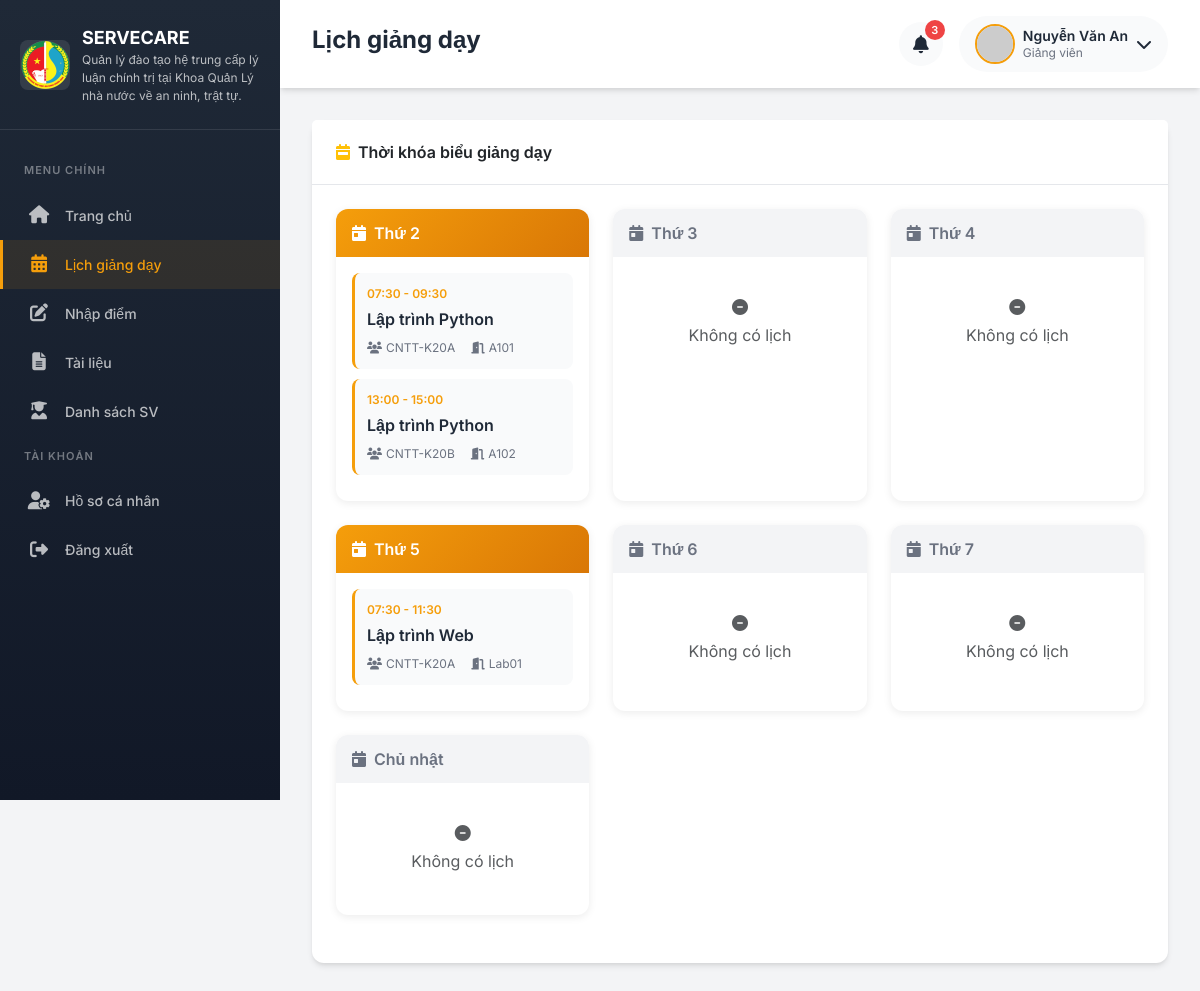
/lecturer/schedule (signed in), run on the app's committed database.
### app/models.py (models this page shows, shortened)
class User(UserMixin, db.Model):
    __tablename__ = 'users'
    id = db.Column(db.Integer, primary_key=True)
    username = db.Column(db.String(64), unique=True, nullable=False, index=True)
    email = db.Column(db.String(120), unique=True, nullable=False, index=True)
    password_hash = db.Column(db.String(256), nullable=False)
    role = db.Column(db.String(20), nullable=False, default='student')  # admin, lecturer, student
    avatar = db.Column(db.String(200), default='default_avatar.png')
    is_active = db.Column(db.Boolean, default=True)
    created_at = db.Column(db.DateTime, default=datetime.utcnow)
    updated_at = db.Column(db.DateTime, default=datetime.utcnow, onupdate=datetime.utcnow)
    student = db.relationship('Student', backref='user', uselist=False, lazy=True)
    lecturer = db.relationship('Lecturer', backref='user', uselist=False, lazy=True)
    def is_admin(self):
        return self.role == 'admin'
    def is_lecturer(self):
        return self.role == 'lecturer'
    def get_display_name(self):
        if self.role == 'student' and self.student:
            return self.student.full_name
        elif self.role == 'lecturer' and self.lecturer:
            return self.lecturer.full_name
        return self.username

class Lecturer(db.Model):
    __tablename__ = 'lecturers'
    id = db.Column(db.Integer, primary_key=True)
    user_id = db.Column(db.Integer, db.ForeignKey('users.id'), nullable=False)
    lecturer_code = db.Column(db.String(20), unique=True, nullable=False)
    full_name = db.Column(db.String(100), nullable=False)
    department = db.Column(db.String(100))  # Khoa/Bộ môn
    expertise = db.Column(db.String(200))   # Chuyên môn
    phone = db.Column(db.String(15))
    degree = db.Column(db.String(50))  # Học vị: ThS, TS, PGS, GS
    created_at = db.Column(db.DateTime, default=datetime.utcnow)
    advised_classes = db.relationship('Classroom', backref='advisor', lazy='dynamic',
                                       foreign_keys='Classroom.advisor_id')
    schedules = db.relationship('Schedule', backref='lecturer', lazy='dynamic')
    materials = db.relationship('Material', backref='uploader', lazy='dynamic')
    evaluations = db.relationship('Evaluation', backref='lecturer', lazy='dynamic')

class Schedule(db.Model):
    __tablename__ = 'schedules'
    id = db.Column(db.Integer, primary_key=True)
    subject_id = db.Column(db.Integer, db.ForeignKey('subjects.id'), nullable=False)
    lecturer_id = db.Column(db.Integer, db.ForeignKey('lecturers.id'), nullable=False)
    class_id = db.Column(db.Integer, db.ForeignKey('classrooms.id'), nullable=False)
    room_name = db.Column(db.String(50))  # Phòng học VD: A101, B202
    day_of_week = db.Column(db.Integer)   # 0=Thứ 2, 1=Thứ 3, ..., 6=Chủ nhật
    start_time = db.Column(db.Time)       # Giờ bắt đầu
    end_time = db.Column(db.Time)         # Giờ kết thúc
    semester = db.Column(db.String(20))   # VD: HK1-2024, HK2-2024
    start_date = db.Column(db.Date)       # Ngày bắt đầu học kỳ
    end_date = db.Column(db.Date)         # Ngày kết thúc học kỳ
    created_at = db.Column(db.DateTime, default=datetime.utcnow)
    DAY_NAMES = ['Thứ 2', 'Thứ 3', 'Thứ 4', 'Thứ 5', 'Thứ 6', 'Thứ 7', 'Chủ nhật']

class Subject(db.Model):
    __tablename__ = 'subjects'
    id = db.Column(db.Integer, primary_key=True)
    code = db.Column(db.String(20), unique=True, nullable=False)
    name = db.Column(db.String(100), nullable=False)
    credits = db.Column(db.Integer, nullable=False, default=3)
    description = db.Column(db.Text)
    theory_hours = db.Column(db.Integer, default=30)  # Số giờ lý thuyết
    practice_hours = db.Column(db.Integer, default=15)  # Số giờ thực hành
    created_at = db.Column(db.DateTime, default=datetime.utcnow)
    schedules = db.relationship('Schedule', backref='subject', lazy='dynamic')
    grades = db.relationship('Grade', backref='subject', lazy='dynamic')
    materials = db.relationship('Material', backref='subject', lazy='dynamic')

class Classroom(db.Model):
    __tablename__ = 'classrooms'
    id = db.Column(db.Integer, primary_key=True)
    name = db.Column(db.String(50), unique=True, nullable=False)
    major_id = db.Column(db.Integer, db.ForeignKey('majors.id'))
    advisor_id = db.Column(db.Integer, db.ForeignKey('lecturers.id'))  # Cố vấn học tập
    academic_year = db.Column(db.String(20))  # Niên khóa VD: 2020-2024
    created_at = db.Column(db.DateTime, default=datetime.utcnow)
    students = db.relationship('Student', backref='classroom', lazy='dynamic')
    schedules = db.relationship('Schedule', backref='classroom', lazy='dynamic')

### app/routes/lecturer.py (the view)
@lecturer_bp.route('/schedule')
@login_required
@lecturer_required
def schedule():
    lecturer = current_user.lecturer
    schedules = Schedule.query.filter_by(lecturer_id=lecturer.id).order_by(
        Schedule.day_of_week, Schedule.start_time
    ).all() if lecturer else []
    schedule_by_day = {}
    for s in schedules:
        day = s.day_of_week
        if day not in schedule_by_day:
            schedule_by_day[day] = []
        schedule_by_day[day].append(s)
    return render_template('lecturer/schedule.html',
                           schedules=schedules,
                           schedule_by_day=schedule_by_day)

### app/templates/lecturer/schedule.html (shortened to what this page needs)
{% extends "base.html" %}
{% block page_title %}Lịch giảng dạy{% endblock %}
{% block content %}
<div class="card fade-in">
    <div class="card-header">
        <i class="fas fa-calendar-week me-2 text-warning"></i>Thời khóa biểu giảng dạy
    </div>
    <div class="card-body">
        <div class="schedule-grid">
            {% set days = ['Thứ 2', 'Thứ 3', 'Thứ 4', 'Thứ 5', 'Thứ 6', 'Thứ 7', 'Chủ nhật'] %}
            <div class="row">
                {% for i in range(7) %}
                <div class="col-md-6 col-lg-4 mb-4">
                    <div class="day-card">
                        <div class="day-header {% if schedule_by_day.get(i) %}has-schedule{% endif %}">
                            <i class="fas fa-calendar-day me-2"></i>{{ days[i] }}
                        </div>
                        <div class="day-content">
                            {% if schedule_by_day.get(i) %}
                                {% for s in schedule_by_day.get(i) %}
                                <div class="schedule-item">
                                    <div class="schedule-time">
                                        {{ s.start_time.strftime('%H:%M') }} - {{ s.end_time.strftime('%H:%M') }}
                                    </div>
                                    <div class="schedule-subject">{{ s.subject.name if s.subject else '-' }}</div>
                                    <div class="schedule-info">
                                        <span><i class="fas fa-users me-1"></i>{{ s.classroom.name if s.classroom else '-' }}</span>
                                        <span><i class="fas fa-door-open me-1"></i>{{ s.room_name }}</span>
                                    </div>
                                </div>
                                {% endfor %}
                            {% else %}
                                <div class="no-schedule text-muted">
                                    <i class="fas fa-minus-circle"></i>
                                    <span>Không có lịch</span>
                                </div>
                            {% endif %}
                        </div>
                    </div>
                </div>
                {% endfor %}
            </div>
        </div>
    </div>
</div>
{% endblock %}

### app/templates/base.html (shortened to what this page needs)
<!DOCTYPE html>
<html lang="vi">
<head>
    <link href="https://cdn.jsdelivr.net/npm/bootstrap@5.3.2/dist/css/bootstrap.min.css" rel="stylesheet">
    <link href="https://cdnjs.cloudflare.com/ajax/libs/font-awesome/6.5.1/css/all.min.css" rel="stylesheet">
</head>
<body>
    {% if current_user.is_authenticated %}
    <aside class="sidebar">
        <div class="sidebar-header">
            <a href="{{ url_for('main.index') }}" class="sidebar-brand">
                <img src="{{ url_for('static', filename='images/logo.png') }}" alt="Logo" class="sidebar-logo">
                <div class="sidebar-brand-text">
                    {{ app_short_name }}
                    <small>Quản lý đào tạo hệ trung cấp lý luận chính trị tại Khoa Quản Lý nhà nước về an ninh, trật tự.
</small>
                </div>
            </a>
        </div>
        <nav class="sidebar-menu">
            <div class="menu-label">Menu chính</div>
            {% if current_user.is_admin() %}
            <a href="{{ url_for('admin.dashboard') }}" class="menu-item {% if request.endpoint == 'admin.dashboard' %}active{% endif %}">
                <i class="fas fa-chart-pie"></i>
                <span>Dashboard</span>
            </a>
            <a href="{{ url_for('admin.students') }}" class="menu-item {% if 'student' in request.endpoint %}active{% endif %}">
                <i class="fas fa-user-graduate"></i>
                <span>Quản lý Sinh viên</span>
            </a>
            <a href="{{ url_for('admin.lecturers') }}" class="menu-item {% if 'lecturer' in request.endpoint %}active{% endif %}">
                <i class="fas fa-chalkboard-teacher"></i>
                <span>Quản lý Giảng viên</span>
            </a>
            <a href="{{ url_for('admin.majors') }}" class="menu-item {% if 'major' in request.endpoint %}active{% endif %}">
                <i class="fas fa-book-open"></i>
                <span>Quản lý Ngành học</span>
            </a>
            <a href="{{ url_for('admin.classrooms') }}" class="menu-item {% if 'classroom' in request.endpoint %}active{% endif %}">
                <i class="fas fa-users"></i>
                <span>Quản lý Lớp học</span>
            </a>
            <a href="{{ url_for('admin.subjects') }}" class="menu-item {% if 'subject' in request.endpoint %}active{% endif %}">
                <i class="fas fa-book"></i>
                <span>Quản lý Môn học</span>
            </a>
            <a href="{{ url_for('admin.schedules') }}" class="menu-item {% if 'schedule' in request.endpoint %}active{% endif %}">
                <i class="fas fa-calendar-alt"></i>
                <span>Quản lý Lịch học</span>
            </a>
            {% elif current_user.is_lecturer() %}
            <a href="{{ url_for('lecturer.dashboard') }}" class="menu-item {% if request.endpoint == 'lecturer.dashboard' %}active{% endif %}">
                <i class="fas fa-home"></i>
                <span>Trang chủ</span>
            </a>
            <a href="{{ url_for('lecturer.schedule') }}" class="menu-item {% if 'schedule' in request.endpoint %}active{% endif %}">
                <i class="fas fa-calendar-alt"></i>
                <span>Lịch giảng dạy</span>
            </a>
            <a href="{{ url_for('lecturer.grades') }}" class="menu-item {% if 'grade' in request.endpoint %}active{% endif %}">
                <i class="fas fa-edit"></i>
                <span>Nhập điểm</span>
            </a>
            <a href="{{ url_for('lecturer.materials') }}" class="menu-item {% if 'material' in request.endpoint %}active{% endif %}">
                <i class="fas fa-file-alt"></i>
                <span>Tài liệu</span>
            </a>
            <a href="{{ url_for('lecturer.students') }}" class="menu-item {% if 'student' in request.endpoint %}active{% endif %}">
                <i class="fas fa-user-graduate"></i>
                <span>Danh sách SV</span>
            </a>
            {% endif %}
            <div class="menu-label">Tài khoản</div>
            <a href="{{ url_for('auth.profile') }}" class="menu-item">
                <i class="fas fa-user-cog"></i>
                <span>Hồ sơ cá nhân</span>
            </a>
            <a href="{{ url_for('auth.logout') }}" class="menu-item">
                <i class="fas fa-sign-out-alt"></i>
                <span>Đăng xuất</span>
            </a>
        </nav>
    </aside>
    <main class="main-content">
        <header class="top-navbar">
            <h1 class="page-title">{% block page_title %}Dashboard{% endblock %}</h1>
            <div class="navbar-actions">
                <button class="notification-btn">
                    <i class="fas fa-bell"></i>
                    <span class="notification-badge">3</span>
                </button>
                <div class="user-dropdown dropdown">
                    <div class="d-flex align-items-center" data-bs-toggle="dropdown">
                        <img src="{{ url_for('static', filename='uploads/avatars/' ~ (current_user.avatar or 'default_avatar.png')) }}"
                             alt="Avatar" class="user-avatar"
                             onerror="this.src='https://ui-avatars.com/api/?name={{ current_user.get_display_name() }}&background=F59E0B&color=1F2937'">
                        <div class="user-info ms-2">
                            <div class="user-name">{{ current_user.get_display_name() }}</div>
                            <div class="user-role">
                                {% if current_user.is_admin() %}Quản trị viên
                                {% elif current_user.is_lecturer() %}Giảng viên
                                {% else %}Sinh viên{% endif %}
                            </div>
                        </div>
                        <i class="fas fa-chevron-down ms-2"></i>
                    </div>
                </div>
            </div>
        </header>
        <div class="page-content">
            {% block content %}{% endblock %}
        </div>
    </main>
    {% else %}
    {% block auth_content %}{% endblock %}
    {% endif %}
</body>
</html>

### data on the page
User: get_display_name "Nguyễn Văn An", is_active True (drawn)
Schedule: start_time "07:30", end_time "09:30", subject "Lập trình Python", classroom "CNTT-K20A", room_name "A101"
Schedule: start_time "13:00", end_time "15:00", subject "Lập trình Python", classroom "CNTT-K20B", room_name "A102"
Schedule: start_time "07:30", end_time "11:30", subject "Lập trình Web", classroom "CNTT-K20A", room_name "Lab01"

### other printed values
{{ app_short_name }} "SERVECARE"
{{ days[i] }} "Thứ 2" "Thứ 3" "Thứ 4" "Thứ 5" "Thứ 6" "Thứ 7" "Chủ nhật"
